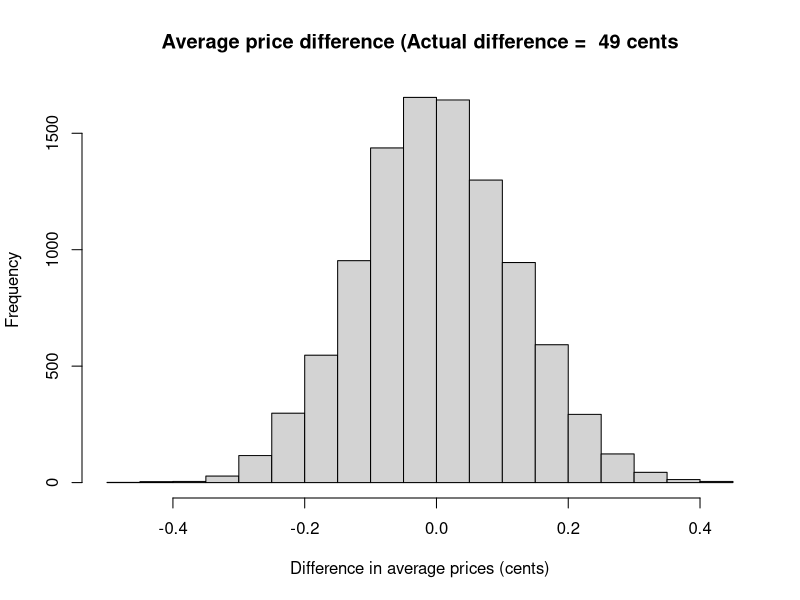

Recreate this plot in R.
## ---- chunk 1
fake_diffs <- numeric(10000)

priv <- c(4.82, 5.29, 4.89, 4.95, 4.55, 4.90, 5.25, 5.30, 4.29, 4.85, 4.54,
          4.75, 4.85, 4.85, 4.50, 4.75, 4.79, 4.85, 4.79, 4.95, 4.95, 4.75,
          5.20, 5.10, 4.80, 4.29)

govt <- c(4.65, 4.55, 4.11, 4.15, 4.20, 4.55, 3.80, 4.00, 4.19, 4.75, 4.74,
          4.50, 4.10, 4.00, 5.05, 4.20)

actual_diff <- mean(priv) - mean(govt)

# Join the two vectors of data into one vector.
both <- c(priv, govt)

# Repeat 10000 simulation trials.
for (i in 1:10000) {

    # Sample 26 with replacement for private group
    fake_priv <- sample(both, size=26, replace=TRUE)

    # Sample 16 with replacement for govt. group
    fake_govt <- sample(both, size=16, replace=TRUE)

    # Find the mean of the "private" group.
    p <- mean(fake_priv)

    # Mean of the "govt." group
    g <- mean(fake_govt)

    # Difference in the means
    diff <- p - g

    # Keep score of the trials
    fake_diffs[i] <- diff
}

# Graph of simulation results to compare with the observed result.
fig_title <- paste('Average price difference (Actual difference = ',
                   round(actual_diff * 100),
                   'cents')
hist(fake_diffs, main=fig_title, xlab='Difference in average prices (cents)')
